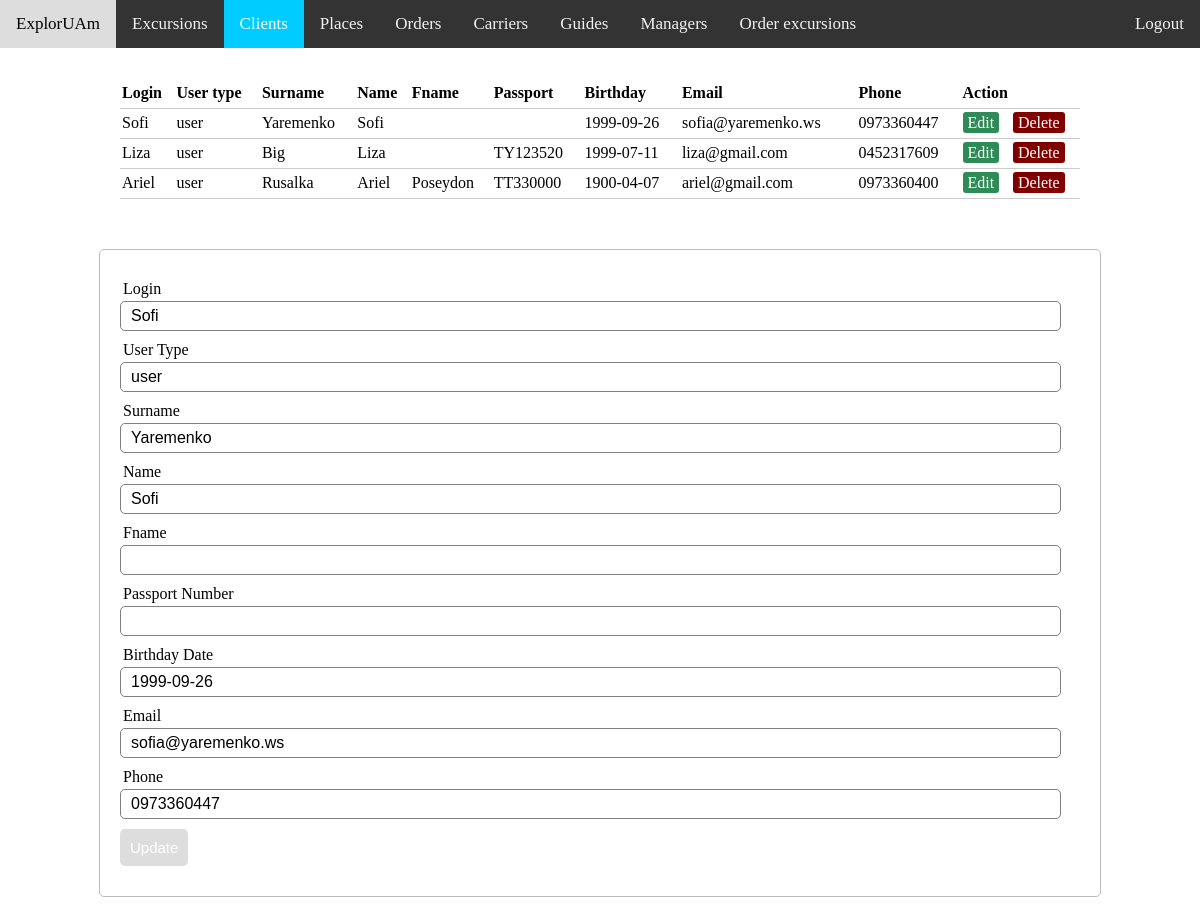
The app's page /admin_view/clients.php?edit_cl=1 with its own data.
### tables this page shows
CREATE TABLE IF NOT EXISTS `clients` (
  `id_client` int(11) NOT NULL AUTO_INCREMENT,
  `cl_login` varchar(32) NOT NULL,
  `cl_password` varchar(500) NOT NULL,
  `user_type` varchar(5) NOT NULL,
  `cl_surname` varchar(30) NOT NULL,
  `cl_name` varchar(30) NOT NULL,
  `cl_fname` varchar(30) DEFAULT NULL,
  `passport_n` varchar(8) DEFAULT NULL,
  `birthday` date NOT NULL,
  `email` varchar(50) NOT NULL,
  `cl_phone` varchar(10) NOT NULL,
  PRIMARY KEY (`id_client`)
);

### admin_view/clients.php (the view, shortened to what this page needs)
<?php  include('server.php');
  if (isset($_GET['edit_cl'])) {
    $id_client = $_GET['edit_cl'];
    $update = true;
    $record = mysqli_query($db, "SELECT * FROM clients WHERE id_client=$id_client");
    if (mysqli_num_rows($record) == 1 ) {
      $n = mysqli_fetch_array($record);
      $cl_login= $n['cl_login'];
      $user_type= $n['user_type'];
      $cl_surname= $n['cl_surname'];
      $cl_name= $n['cl_name'];
      $cl_fname= $n['cl_fname'];
      $passport_n= $n['passport_n'];
      $birthday= $n['birthday'];
      $email= $n['email'];
      $cl_phone= $n['cl_phone'];
    }
  }
?>
<html>
<head>
<link rel="stylesheet" href="adminstyle.css">
</head>
<body>
<div class="topnav"> <a class="hover">ExplorUAm</a>
  <a href="excursions.php">Excursions</a>
  <a class="active" href="clients.php">Clients</a>
  <a href="places.php">Places</a>
  <a href="orders.php">Orders</a>
  <a href="carriers.php">Carriers</a>
  <a href="guides.php">Guides</a>
  <a href="managers.php">Managers</a>
  <a href="order_excursions.php">Order excursions</a>
  <a href="../logout.php" style="float:right"> Logout </a>
</div>
<?php $results = mysqli_query($db, "SELECT * FROM clients"); ?>
<table>
  <thead>
    <tr>
      <th>Login</th>
      <th>User type</th>
      <th>Surname</th>
      <th>Name</th>
      <th>Fname</th>
      <th>Passport</th>
      <th>Birthday</th>
      <th>Email</th>
      <th>Phone</th>
      <th colspan="2">Action</th>
    </tr>
  </thead>
  <?php while ($row = mysqli_fetch_array($results)) { ?>
    <tr>
      <td><?php echo $row['cl_login']; ?></td>
      <td><?php echo $row['user_type']; ?></td>
      <td><?php echo $row['cl_surname']; ?></td>
      <td><?php echo $row['cl_name']; ?></td>
      <td><?php echo $row['cl_fname']; ?></td>
      <td><?php echo $row['passport_n']; ?></td>
      <td><?php echo $row['birthday']; ?></td>
      <td><?php echo $row['email']; ?></td>
      <td><?php echo $row['cl_phone']; ?></td>
      <td>
        <a href="clients.php?edit_cl=<?php echo $row['id_client']; ?>" class="edit_btn" >Edit</a>
      </td>
      <td>
        <a href="server.php?del_cl=<?php echo $row['id_client']; ?>" class="del_btn">Delete</a>
      </td>
    </tr>
  <?php } ?>
</table>
  <form method="post" action="server.php" >
    <div class="input-group">
      <label>Login</label>
      <input type="text" name="login" value="<?php echo $cl_login; ?>">
    </div>
    <div class="input-group">
      <label>User Type</label>
      <input type="text" name="usertype"value="<?php echo $user_type; ?>">
    </div>
    <div class="input-group">
      <label>Surname</label>
      <input type="text" name="surname" value="<?php echo $cl_surname; ?>">
    </div>
    <div class="input-group">
      <label>Name</label>
      <input type="text" name="name" value="<?php echo $cl_name; ?>">
    </div>
    <div class="input-group">
      <label>Fname</label>
      <input type="text" name="fname" value="<?php echo $cl_fname; ?>">
    </div>
    <div class="input-group">
      <label>Passport Number</label>
      <input type="text" name="passport" value="<?php echo $passport_n; ?>">
    </div>
    <div class="input-group">
      <label>Birthday Date</label>
      <input type="text" name="birthday" value="<?php echo $birthday; ?>">
    </div>
    <div class="input-group">
      <label>Email</label>
      <input type="text" name="email" value="<?php echo $email; ?>">
    </div>
    <div class="input-group">
      <label>Phone</label>
      <input type="text" name="phone" value="<?php echo $cl_phone; ?>">
    </div>
    <div class="input-group">
      <?php if ($update == true): ?>
      <button class="btn" type="submit" name="update_cl" style="background: #ddd;" >Update</button>
      <?php else: ?>
      <button class="btn" type="submit" name="save_cl" >Add</button>
      <?php endif ?>
    </div>
  </form>
</body>
</html>

### admin_view/adminstyle.css (style rules this page uses)
body { margin: 0; }
.topnav { overflow: hidden; background-color: #333; }
.topnav a { float: left; color: #f2f2f2; text-align: center; padding: 14px 16px; text-decoration: none; font-size: 17px; }
.topnav a.hover { background-color: #ddd; color: black; }
.topnav a.active { background-color: #00CCFF; color: white; }
table { width: 80%; margin: 30px auto; border-collapse: collapse; text-align: left; }
tr { border-bottom: 1px solid #cbcbcb; }
th, td { border: none; height: 30px; padding: 2px; }
form { width: 80%; margin: 50px auto; text-align: left; padding: 20px; border: 1px solid #bbbbbb; border-radius: 5px; }
.input-group { margin: 10px 0px 10px 0px; }
.input-group label { display: block; text-align: left; margin: 3px; }
.input-group input { height: 30px; width: 98%; padding: 5px 10px; font-size: 16px; border-radius: 5px; border: 1px solid gray; }
.btn { padding: 10px; font-size: 15px; color: white; background: #5F9EA0; border: none; border-radius: 5px; }
.edit_btn { text-decoration: none; padding: 2px 5px; background: #2E8B57; color: white; border-radius: 3px; }
.del_btn { text-decoration: none; padding: 2px 5px; color: white; border-radius: 3px; background: #800000; }

### records on screen
clients: cl_login "Sofi", user_type "user", cl_surname "Yaremenko", cl_name "Sofi", birthday "1999-09-26", email "sofia@yaremenko.ws", cl_phone "0973360447", login "Sofi", surname "Yaremenko", name "Sofi", phone "0973360447"
clients: cl_login "Liza", user_type "user", cl_surname "Big", cl_name "Liza", passport_n "TY123520", birthday "1999-07-11", email "liza@gmail.com", cl_phone "0452317609"
clients: cl_login "Ariel", user_type "user", cl_surname "Rusalka", cl_name "Ariel", cl_fname "Poseydon", passport_n "TT330000", birthday "1900-04-07", email "ariel@gmail.com", cl_phone "0973360400"
